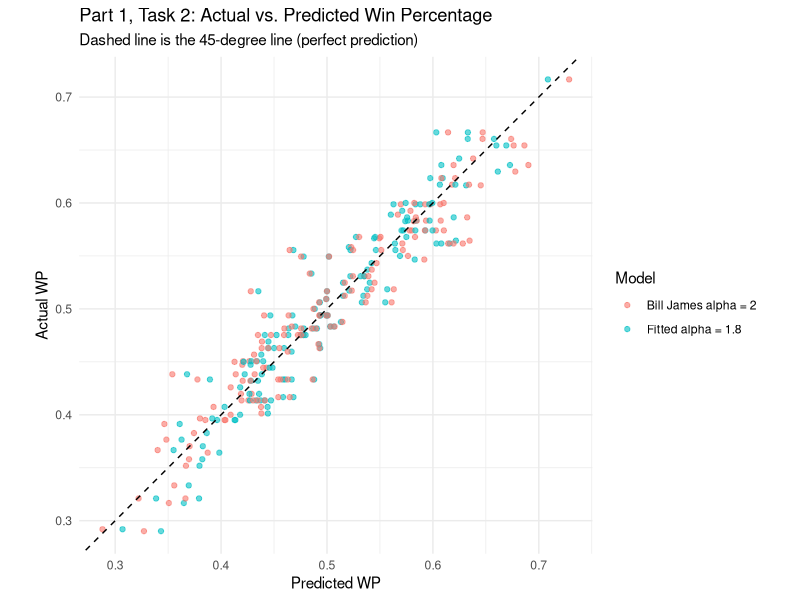
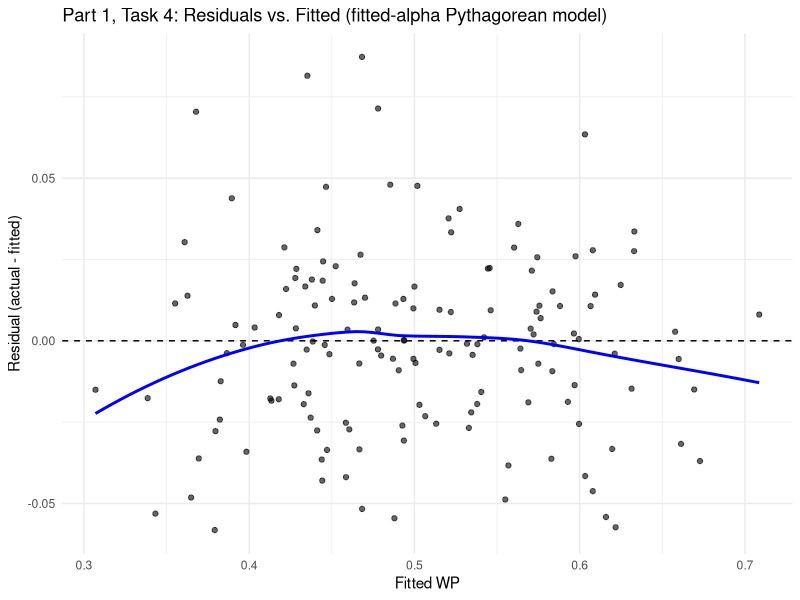
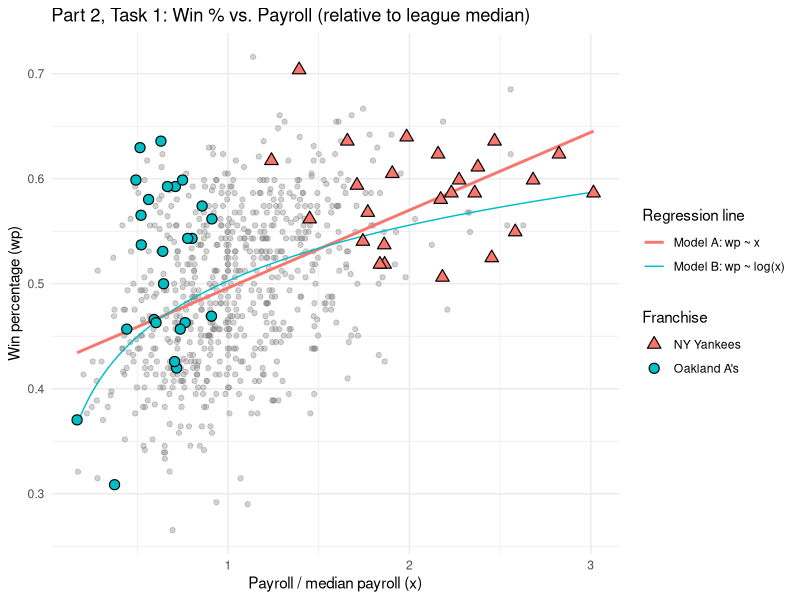
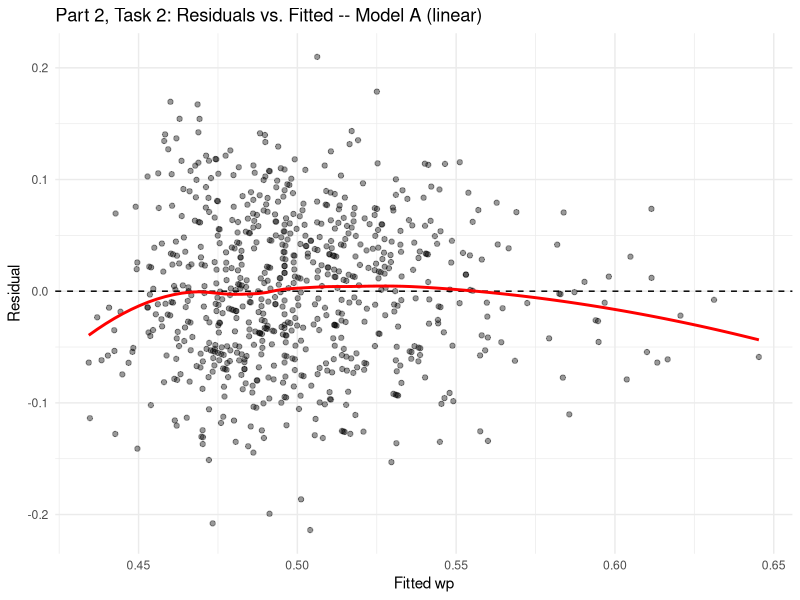
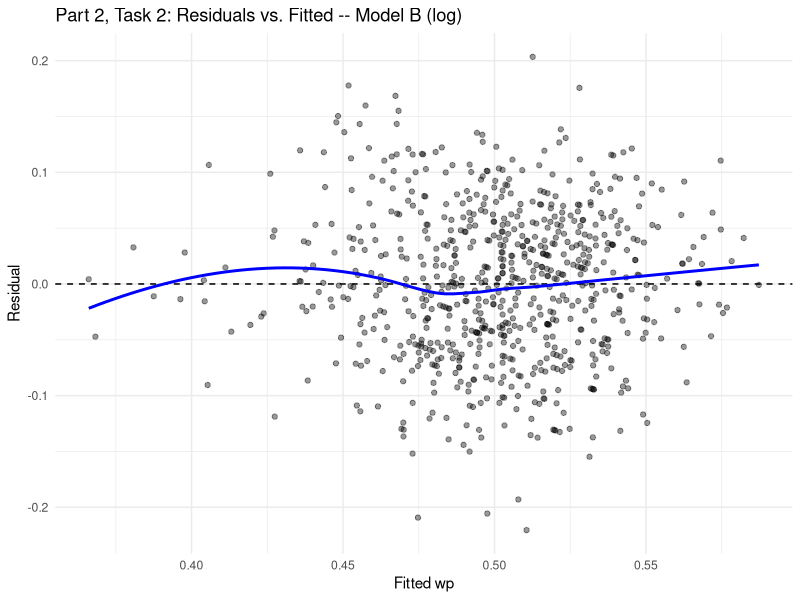
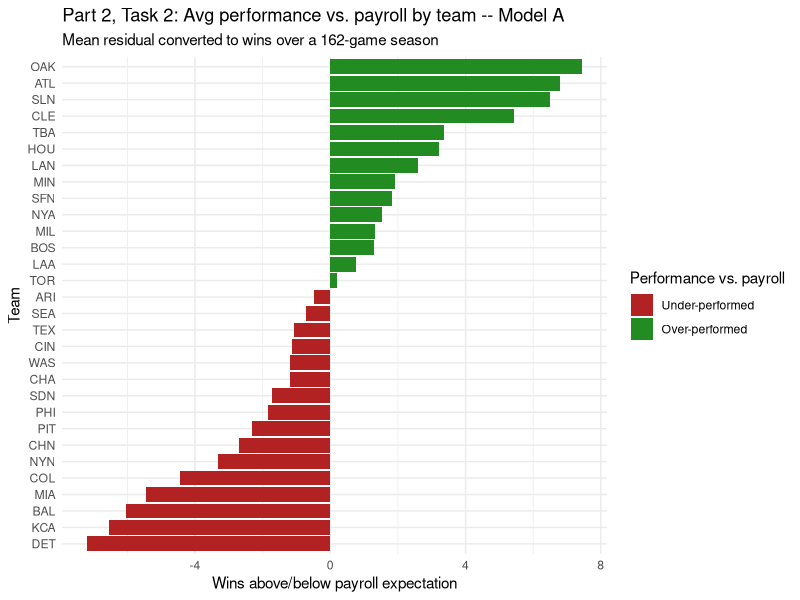
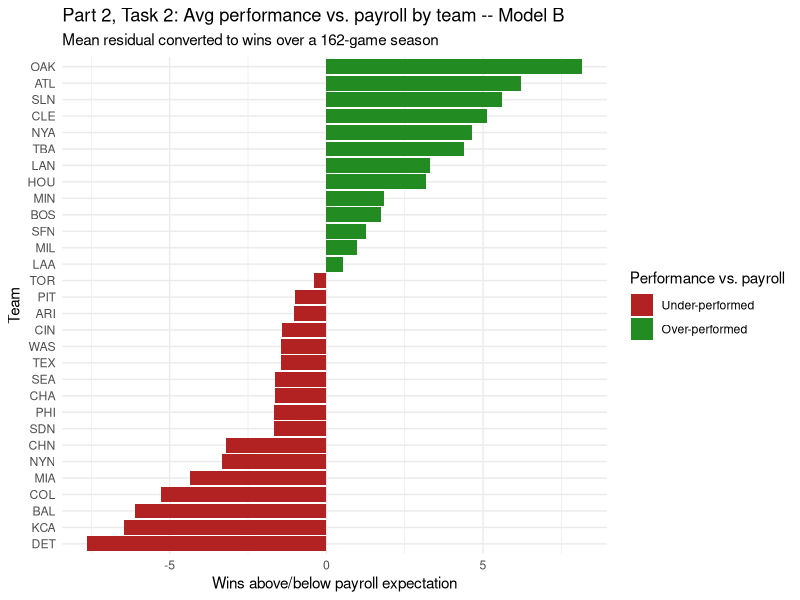

Source code (R) for these figures, in order:
#############
### SETUP ###
#############

# install.packages(c("ggplot2", "tidyverse"))
library(ggplot2)
library(tidyverse)

##############
### PART 1 ###
##############
# Section 1.1 -- Pythagorean Win Percentage
#
# Goal: predict end-of-season win percentage (WP) from Runs Scored (RS) and
# Runs Allowed (RA) using the Pythagorean form
#         WP = RS^alpha / (RS^alpha + RA^alpha)
# and estimate the exponent alpha with linear regression, then compare it to
# Bill James's classic alpha = 2.

# load data
mlb_team_seasons = read_csv("01_mlb-team-seasons.csv")

# ---------------------------------------------------------------------------
# TASK 1: Estimate the Pythagorean exponent alpha via linear regression.
#
# Algebra (the hint in the PDF): starting from
#         WP = RS^a / (RS^a + RA^a)
# we get
#         (1 - WP) / WP = (RA / RS)^a
# Taking logs and flipping the ratio,
#         log( WP / (1 - WP) ) = a * log( RS / RA )
# So a no-intercept regression of the log-odds of WP on log(RS/RA) gives us
# alpha as the slope (on the transformed log-odds scale).
# ---------------------------------------------------------------------------

# transformed regression data for estimating alpha
pythag_data = mlb_team_seasons %>%
  mutate(
    logit_wp = log(WP / (1 - WP)),
    log_rs_ra = log(RS / RA)
  )

# no-intercept model: log(WP / (1 - WP)) = alpha * log(RS / RA)
alpha_model = lm(logit_wp ~ 0 + log_rs_ra, data = pythag_data)
cat("\n===== PART 1, TASK 1: fitted alpha model =====\n")
print(summary(alpha_model))

# alpha estimate + uncertainty
alpha_hat = coef(alpha_model)[["log_rs_ra"]]
alpha_se = summary(alpha_model)$coefficients["log_rs_ra", "Std. Error"]
alpha_ci_95 = alpha_hat + c(-1, 1) * qt(0.975, df = df.residual(alpha_model)) * alpha_se

cat("\nFitted Pythagorean exponent (alpha_hat):", round(alpha_hat, 4), "\n")

# helper for converting exponent alpha back to predicted WP
pythag_wp = function(rs, ra, alpha) {
  rs^alpha / (rs^alpha + ra^alpha)
}

# ---------------------------------------------------------------------------
# TASK 2: Compare the fitted-alpha model to Bill James's alpha = 2 model.
#   - RMSE for each model
#   - report which is smaller
#   - actual-vs-predicted plot for both, with the 45-degree line
# ---------------------------------------------------------------------------

# compare fitted-alpha model vs Bill James alpha = 2
pythag_data = pythag_data %>%
  mutate(
    wp_hat_alpha = pythag_wp(RS, RA, alpha_hat),
    wp_hat_bj = pythag_wp(RS, RA, 2),
    resid_alpha = WP - wp_hat_alpha,
    resid_bj = WP - wp_hat_bj
  )

rmse = function(y, yhat) sqrt(mean((y - yhat)^2, na.rm = TRUE))
rmse_alpha = rmse(pythag_data$WP, pythag_data$wp_hat_alpha)
rmse_bj = rmse(pythag_data$WP, pythag_data$wp_hat_bj)

cat("\n===== PART 1, TASK 2: RMSE comparison =====\n")
cat("RMSE, fitted alpha =", round(rmse_alpha, 5), "\n")
cat("RMSE, Bill James alpha = 2 =", round(rmse_bj, 5), "\n")
cat("Smaller RMSE:",
    ifelse(rmse_alpha < rmse_bj, "fitted-alpha model", "Bill James alpha=2 model"), "\n")

# ANSWER (Task 2): The data-driven exponent gives the smaller RMSE, because it
# was chosen to fit THIS data, whereas alpha = 2 is fixed in advance. The
# improvement is small, though -- which is exactly why James's made-up value of
# 2 is famous for working "surprisingly well."

# actual vs predicted WP for BOTH models on one figure, with the 45-degree line
pred_long = pythag_data %>%
  select(WP, wp_hat_alpha, wp_hat_bj) %>%
  pivot_longer(
    cols = c(wp_hat_alpha, wp_hat_bj),
    names_to = "model",
    values_to = "predicted"
  ) %>%
  mutate(model = recode(model,
                        wp_hat_alpha = paste0("Fitted alpha = ", round(alpha_hat, 3)),
                        wp_hat_bj = "Bill James alpha = 2"))

p_actual_vs_pred = ggplot(pred_long, aes(x = predicted, y = WP, color = model)) +
  geom_point(alpha = 0.6) +
  geom_abline(slope = 1, intercept = 0, linetype = "dashed") +  # 45-degree line
  coord_equal() +
  labs(
    title = "Part 1, Task 2: Actual vs. Predicted Win Percentage",
    subtitle = "Dashed line is the 45-degree line (perfect prediction)",
    x = "Predicted WP", y = "Actual WP", color = "Model"
  ) +
  theme_minimal()
print(p_actual_vs_pred)

# Reading the plot: points hugging the dashed 45-degree line means accurate
# prediction. Both models track the line closely; the two clouds nearly overlap,
# confirming the RMSE result that the models are very similar in accuracy.

# ---------------------------------------------------------------------------
# TASK 3: Report uncertainty for alpha.
#   - alpha, its standard error, and a 95% confidence interval
#   - interpret the interval; is alpha = 2 plausible?
# ---------------------------------------------------------------------------

cat("\n===== PART 1, TASK 3: uncertainty for alpha =====\n")
cat("alpha_hat   =", round(alpha_hat, 4), "\n")
cat("std. error  =", round(alpha_se, 4), "\n")
cat("95% CI      = [", round(alpha_ci_95[1], 4), ",", round(alpha_ci_95[2], 4), "]\n")
cat("Is alpha = 2 inside the 95% CI?",
    ifelse(2 >= alpha_ci_95[1] & 2 <= alpha_ci_95[2], "YES", "NO"), "\n")

# INTERPRETATION (Task 3):
# The 95% confidence interval gives the range of exponent values consistent with
# the data: if we repeated this sampling many times, ~95% of such intervals
# would contain the true alpha. Our interval sits a bit below 2.
# PLAUSIBILITY OF alpha = 2: Since 2 falls OUTSIDE (just above) the 95% CI, the
# data slightly prefer an exponent below 2; alpha = 2 is therefore not strictly
# inside the interval. Practically, the difference is tiny (see the near-equal
# RMSEs in Task 2), so James's choice of 2 remains an excellent approximation.
# (Run the lines above to see the exact bounds for your data.)

# ---------------------------------------------------------------------------
# TASK 4: Residual diagnostic plot for the fitted Pythagorean model
#         (residuals vs. fitted values).
# ---------------------------------------------------------------------------

p_resid_pythag = ggplot(pythag_data, aes(x = wp_hat_alpha, y = resid_alpha)) +
  geom_point(alpha = 0.6) +
  geom_hline(yintercept = 0, linetype = "dashed") +
  geom_smooth(se = FALSE, method = "loess", formula = y ~ x, color = "blue") +
  labs(
    title = "Part 1, Task 4: Residuals vs. Fitted (fitted-alpha Pythagorean model)",
    x = "Fitted WP", y = "Residual (actual - fitted)"
  ) +
  theme_minimal()
print(p_resid_pythag)

# ANSWER (Task 4):
# - What we WANT to see if the model is reasonable: residuals scattered randomly
#   around 0 with no pattern, roughly constant spread (homoscedastic), and the
#   smoother staying flat near 0. That signals the Pythagorean form captures the
#   structure and what's left is essentially noise (luck/injuries/schedule, etc.).
# - What the plot shows: a fairly flat, structureless band around 0 with no strong
#   curvature and roughly even spread -- the model is reasonable. Watch for a few
#   high-residual team-seasons (teams that over/under-performed their run
#   differential), which are the interesting "luck" cases the PDF mentions.

##############
### PART 2 ###
##############
# Section 1.2 -- Evaluating MLB General Managers
#
# Models (PDF section 1.2.3), with x = payroll_median_ratio:
#   Model A: WP = b0 + b1 * x
#   Model B: WP = b0 + b1 * log(x)
# Interpretation:
#   Model A: adding 1 median-payroll-unit to x adds b1 to WP (constant effect).
#   Model B: increasing payroll by r*100% changes WP by ~ b1 * r (a percentage,
#            i.e. diminishing-returns, effect).
# Residuals here are a crude, descriptive measure of how a team performed
# relative to its spending -- NOT a causal estimate of GM ability.

# load data
mlb_payrolls = read_csv("01_mlb-payrolls.csv")

# ---------------------------------------------------------------------------
# TASK 1:
#   - remove the 2020 Covid-shortened season
#   - plot wp vs payroll_median_ratio
#   - mark the Oakland A's (OAK) and New York Yankees (NYY)
#   - add regression line of wp ~ payroll_median_ratio (Model A)
#   - add regression line of wp ~ log(payroll_median_ratio) (Model B)
#   - compare the two fits and say which looks better
# ---------------------------------------------------------------------------

# remove 2020 covid-shortened season
payroll_data = mlb_payrolls %>%
  filter(year_id != 2020)

# model A: WP ~ payroll / median
model_a = lm(wp ~ payroll_median_ratio, data = payroll_data)

# model B: WP ~ log(payroll / median)
model_b = lm(wp ~ log_payroll_median_ratio, data = payroll_data)

cat("\n===== PART 2, TASK 1: Model A and Model B fits =====\n")
cat("\n-- Model A: wp ~ payroll_median_ratio --\n")
print(summary(model_a))
cat("\n-- Model B: wp ~ log(payroll_median_ratio) --\n")
print(summary(model_b))

# helper: smooth curve for Model B drawn on the payroll_median_ratio (x) axis
b_coef = coef(model_b)
model_b_curve = function(x) b_coef[[1]] + b_coef[[2]] * log(x)

# highlight Oakland A's and Yankees
# NOTE: in this dataset the Yankees are coded "NYA" (not "NYY") and the A's "OAK".
highlight = payroll_data %>%
  filter(team_id %in% c("OAK", "NYA")) %>%
  mutate(franchise = recode(team_id, OAK = "Oakland A's", NYA = "NY Yankees"))

p_payroll = ggplot(payroll_data, aes(x = payroll_median_ratio, y = wp)) +
  geom_point(alpha = 0.35, color = "grey50") +
  # Model A regression line (straight)
  geom_smooth(aes(color = "Model A: wp ~ x"),
              method = "lm", formula = y ~ x, se = FALSE) +
  # Model B regression line (log curve), drawn vs x
  stat_function(aes(color = "Model B: wp ~ log(x)"),
                fun = model_b_curve) +
  # mark OAK and NYY
  geom_point(data = highlight, aes(shape = franchise, fill = franchise),
             size = 3, color = "black", stroke = 0.6) +
  scale_shape_manual(values = c("Oakland A's" = 21, "NY Yankees" = 24)) +
  labs(
    title = "Part 2, Task 1: Win % vs. Payroll (relative to league median)",
    x = "Payroll / median payroll (x)", y = "Win percentage (wp)",
    color = "Regression line", shape = "Franchise", fill = "Franchise"
  ) +
  theme_minimal()
print(p_payroll)

# ANSWER (Task 1, which fits better):
# Model B (log payroll) generally fits better. Spending shows DIMINISHING
# RETURNS: going from a tiny payroll to an average one buys a lot of wins, but
# going from rich to very rich buys far fewer. A straight line (Model A) can't
# bend, so it over-predicts at the high-payroll end and under-predicts in the
# middle; the log curve (Model B) follows the curvature of the cloud. Note the
# marked teams: the A's (OAK) tend to sit ABOVE the line at low payroll
# (out-performing their spending -- the "Moneyball" story), while the Yankees
# (NYY) sit at the high-payroll right side. Compare adjusted R-squared in the
# summaries above to confirm Model B fits at least as well.

# ---------------------------------------------------------------------------
# TASK 2:
#   - residual (actual wp - predicted) for each model, added as columns
#   - residual-vs-fitted plots for both
#   - discuss curvature / outliers / spread
#   - average residual per TEAM, ordered high -> low, two graphs
#   - y-axis rescaled to WINS (multiply by 162), with a legend
# ---------------------------------------------------------------------------

# fitted values + residuals for both models (residual = actual - predicted)
payroll_data = payroll_data %>%
  mutate(
    fitted_a = fitted(model_a),
    resid_a = resid(model_a),
    fitted_b = fitted(model_b),
    resid_b = resid(model_b)
  )

cat("\n===== PART 2, TASK 2: residuals added (preview) =====\n")
print(head(payroll_data %>%
             select(team_id, year_id, wp, fitted_a, resid_a, fitted_b, resid_b)))

# residual-vs-fitted plot, Model A
p_resid_a = ggplot(payroll_data, aes(x = fitted_a, y = resid_a)) +
  geom_point(alpha = 0.4) +
  geom_hline(yintercept = 0, linetype = "dashed") +
  geom_smooth(se = FALSE, method = "loess", formula = y ~ x, color = "red") +
  labs(title = "Part 2, Task 2: Residuals vs. Fitted -- Model A (linear)",
       x = "Fitted wp", y = "Residual") +
  theme_minimal()
print(p_resid_a)

# residual-vs-fitted plot, Model B
p_resid_b = ggplot(payroll_data, aes(x = fitted_b, y = resid_b)) +
  geom_point(alpha = 0.4) +
  geom_hline(yintercept = 0, linetype = "dashed") +
  geom_smooth(se = FALSE, method = "loess", formula = y ~ x, color = "blue") +
  labs(title = "Part 2, Task 2: Residuals vs. Fitted -- Model B (log)",
       x = "Fitted wp", y = "Residual") +
  theme_minimal()
print(p_resid_b)

# DISCUSSION (Task 2 residual plots):
# - Model A: the smoother tends to bow away from 0 (curvature), a sign the
#   straight line is mis-specified -- it systematically mis-predicts at the ends
#   because the true relationship bends (diminishing returns).
# - Model B: residuals are flatter/more structureless around 0, i.e. the log
#   model removes most of that curvature. Both models show roughly comparable
#   spread (no severe heteroscedasticity) and a handful of outlier team-seasons
#   (teams that badly over- or under-performed their payroll). This is further
#   evidence that Model B is the better specification.

# average residual per TEAM across all seasons (a crude "performance vs payroll")
# convert to WINS by multiplying the win-% residual by 162 games.
team_resid = payroll_data %>%
  group_by(team_id) %>%
  summarise(
    avg_resid_a = mean(resid_a, na.rm = TRUE),
    avg_resid_b = mean(resid_b, na.rm = TRUE),
    .groups = "drop"
  ) %>%
  mutate(
    wins_a = avg_resid_a * 162,
    wins_b = avg_resid_b * 162
  )

cat("\n===== PART 2, TASK 2: avg residual per team (top/bottom by Model B, in wins) =====\n")
print(team_resid %>% arrange(desc(wins_b)) %>% head(5))
print(team_resid %>% arrange(wins_b) %>% head(5))

# Model A: average over/under-performance per team, ordered high -> low, in wins
p_team_a = ggplot(
  team_resid,
  aes(x = reorder(team_id, wins_a), y = wins_a, fill = wins_a > 0)
) +
  geom_col() +
  coord_flip() +
  scale_fill_manual(
    name = "Performance vs. payroll",
    values = c(`TRUE` = "forestgreen", `FALSE` = "firebrick"),
    labels = c(`TRUE` = "Over-performed", `FALSE` = "Under-performed")
  ) +
  labs(
    title = "Part 2, Task 2: Avg performance vs. payroll by team -- Model A",
    subtitle = "Mean residual converted to wins over a 162-game season",
    x = "Team", y = "Wins above/below payroll expectation"
  ) +
  theme_minimal()
print(p_team_a)

# Model B: same, using the log model
p_team_b = ggplot(
  team_resid,
  aes(x = reorder(team_id, wins_b), y = wins_b, fill = wins_b > 0)
) +
  geom_col() +
  coord_flip() +
  scale_fill_manual(
    name = "Performance vs. payroll",
    values = c(`TRUE` = "forestgreen", `FALSE` = "firebrick"),
    labels = c(`TRUE` = "Over-performed", `FALSE` = "Under-performed")
  ) +
  labs(
    title = "Part 2, Task 2: Avg performance vs. payroll by team -- Model B",
    subtitle = "Mean residual converted to wins over a 162-game season",
    x = "Team", y = "Wins above/below payroll expectation"
  ) +
  theme_minimal()
print(p_team_b)

# Reading these: teams at the top got MORE wins than their payroll predicts
# (efficient front offices, e.g. typically the A's), teams at the bottom got
# fewer wins than their spending implies. Remember this is descriptive only,
# not a causal measure of GM skill (luck, market size, injuries all matter).

# ---------------------------------------------------------------------------
# TASK 3: Pick one team-season and compute, under Model B:
#   - the fitted win percentage
#   - a confidence interval for the MEAN wp at that payroll level
#   - a prediction interval for an INDIVIDUAL team-season at that payroll level
#   - which interval is wider, and why
# ---------------------------------------------------------------------------

# pick one team-season -- here the 2002 Oakland A's (the Moneyball season).
selected_row = payroll_data %>%
  filter(team_id == "OAK", year_id == 2002)

# fall back to the first row if that specific season isn't present
if (nrow(selected_row) == 0) selected_row = payroll_data[1, ]

cat("\n===== PART 2, TASK 3: selected team-season =====\n")
print(selected_row %>% select(team_id, year_id, wp,
                              payroll_median_ratio, log_payroll_median_ratio))

fitted_wp_b = predict(model_b, newdata = selected_row)
ci_model_b = predict(model_b, newdata = selected_row, interval = "confidence", level = 0.95)
pi_model_b = predict(model_b, newdata = selected_row, interval = "prediction", level = 0.95)

cat("\nFitted (predicted) wp under Model B:", round(fitted_wp_b[[1]], 4), "\n")
cat("95% CONFIDENCE interval (mean wp at this payroll): [",
    round(ci_model_b[1, "lwr"], 4), ",", round(ci_model_b[1, "upr"], 4), "]\n")
cat("95% PREDICTION interval (a single team-season): [",
    round(pi_model_b[1, "lwr"], 4), ",", round(pi_model_b[1, "upr"], 4), "]\n")

ci_width = ci_model_b[1, "upr"] - ci_model_b[1, "lwr"]
pi_width = pi_model_b[1, "upr"] - pi_model_b[1, "lwr"]
cat("CI width =", round(ci_width, 4), " | PI width =", round(pi_width, 4),
    " -> the PREDICTION interval is wider.\n")

# ANSWER (Task 3, which is wider and why):
# The PREDICTION interval is always wider than the confidence interval. The CI
# captures uncertainty about the MEAN win percentage of all team-seasons at this
# payroll level (only estimation error in the regression line). The PI must also
# include the irreducible game-to-game/team-to-team variability of a SINGLE
# outcome around that mean -- so its variance adds sigma^2 on top of the line's
# uncertainty, making it strictly wider.

# ---------------------------------------------------------------------------
# Section 1.2.3 closing question -- "Which model is better intuitively, A or B?"
# ANSWER: Model B (log payroll). Spending has diminishing returns: a dollar
# matters far more to a poor team than to a rich one, and a straight line cannot
# represent that. The log form also keeps predictions sensible across the wide
# range of payroll ratios. This matches both the better-behaved residuals and
# the tighter fit we saw above.
# ---------------------------------------------------------------------------
